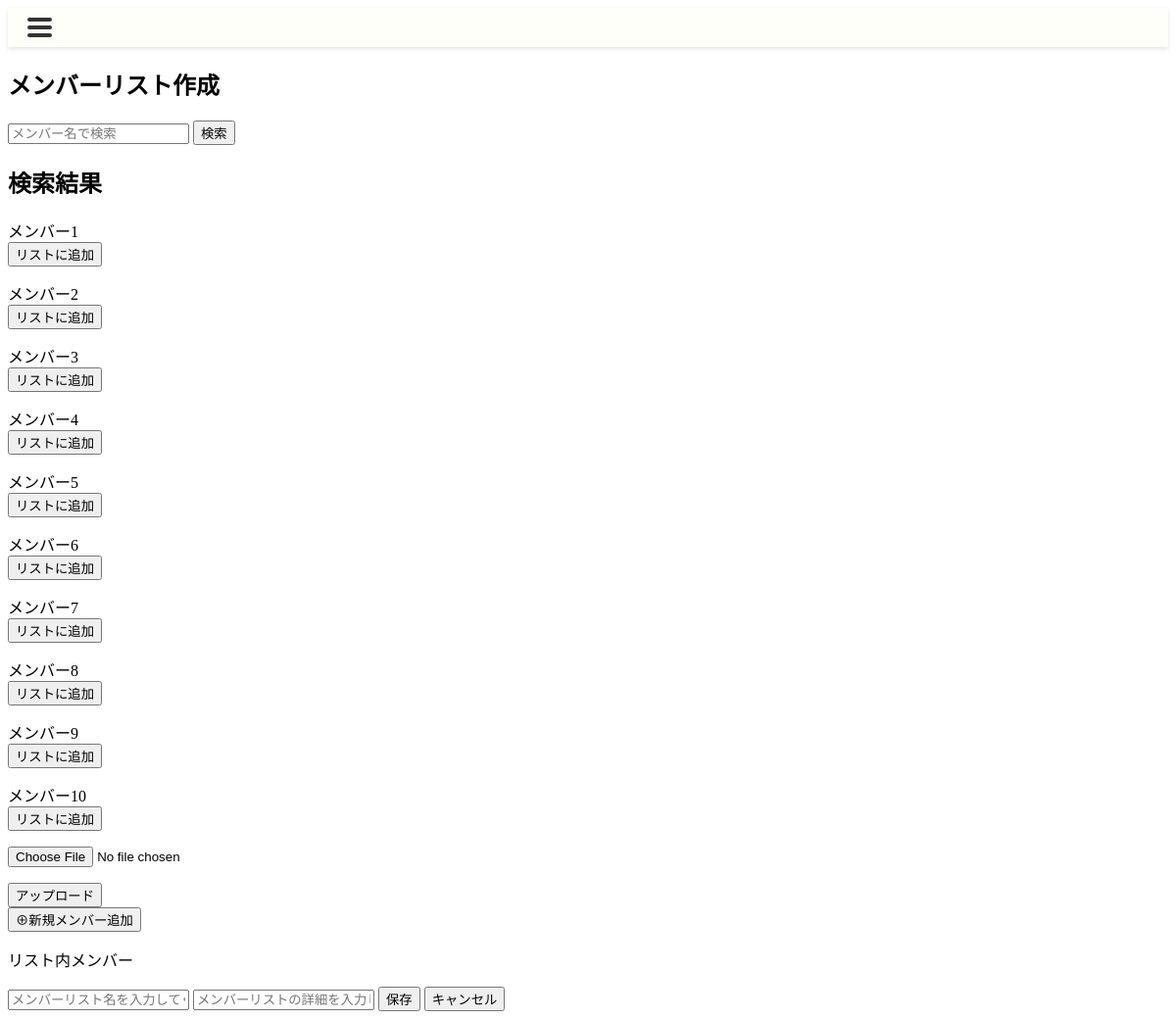
/memberlist/make/, run on the app's committed database.
### canri_app/models.py (models this page shows)
class Member(models.Model):
    member_id = models.AutoField(primary_key=True)
    name = models.CharField(max_length=255)
    birthdate = models.DateTimeField()
    job = models.ForeignKey(JobTitleInformation, on_delete=models.CASCADE)
    memo = models.TextField()
    mbti = models.ForeignKey(MBTI, on_delete=models.CASCADE)
    creation_date = models.DateTimeField()
    deletion_date = models.DateTimeField(null=True, blank=True)
    deletion_flag = models.BooleanField(default=False)
    class Meta:
        db_table = 'Member'

### canri_app/views.py (the view, shortened to what this page needs)
# urls.py: path('memberlist/make/', views.MemberListMakeView.as_view(), name='memberlist_make'),
class MemberListMakeView(TemplateView):
    template_name = "memberList_make.html"
    def get(self, request, *args, **kwargs):
        form = CSVUploadForm()
        members = self.get_queryset()
        memberID_list = request.session.get('memberID_list', [])
        members_in_list = Member.objects.filter(member_id__in=memberID_list)
        member_dict = {member.member_id: member.name for member in members_in_list}
        messages.error(request , '')
        context = {
            'form': form, # フォーム
            'members': members, # 検索メンバー
            'memberID_list': memberID_list,  # 現在のリストを表示
            'member_dict':member_dict,
        }
        return render(request, self.template_name, context)
    def get_queryset(self):
        query = self.request.GET.get('query')
        if query:
            members = Member.objects.filter(name__icontains=query)
        else:
            members = Member.objects.all()
        return members

### canri_app/forms.py
class CSVUploadForm(forms.Form):
    csv_file = forms.FileField()

### canri_app/templates/memberList_make.html (shortened to what this page needs)
{% extends 'base2.html' %}
{% load static %}
{% load custom_filters %}
{% block head %}
<link rel="stylesheet" href="{% static 'css/memberlist_make.css' %}">
{% endblock %}
{% block content %}
    <h2>メンバーリスト作成</h2>
    <section class="search-section">
        <form method="GET">
            <input type="search" name="query" value="{{ request.GET.query }}" placeholder="メンバー名で検索"/>
            <button type="submit" class="btn">検索</button>
        </form>
        <h2>検索結果</h2>
        <ul>
            {% for member in members %}
                <li>
                    {{ member.name }}
                    <form method="POST" action="{% url 'canri_app:memberlist_make' %}">
                        <button type="submit" class="btn">リストに追加</button>
                    </form>
                </li>
            {% endfor %}
        </ul>
        <form method="post" enctype="multipart/form-data">
            {{ form.as_p }}
            <button type="submit">アップロード</button>
        </form>
        <form method="GET" action="{% url 'canri_app:member_make' %}">
            <button type="submit">⊕新規メンバー追加</button>
        </form>
    </section>
    <section class="selected-members-section">
        <p>リスト内メンバー</p>
    </section>
    <section class="save-section">
        <form method="post" action="{% url 'canri_app:memberlist_make_complete' %}">
            <input type="text" name="member_list_name" placeholder="メンバーリスト名を入力してください">
            <input type="text" name="member_list_details" placeholder="メンバーリストの詳細を入力してください">
            <button class="memberlist_save" type="submit">保存</button>
            <button class="memberlist_cancel" type="button" onclick="window.location.href='{% url 'canri_app:memberlist' %}'">キャンセル</button>
        </form>
    </section>
{% endblock %}

### static/css/memberList_make.css (style rules this page uses)
ul { list-style-type: none; padding: 0; margin: 0; }
ul li { margin-bottom: 15px; }

### data on the page
Member: name "メンバー1"
Member: name "メンバー2"
Member: name "メンバー3"
Member: name "メンバー4"
Member: name "メンバー5"
Member: name "メンバー6"
Member: name "メンバー7"
Member: name "メンバー8"
Member: name "メンバー9"
Member: name "メンバー10"
